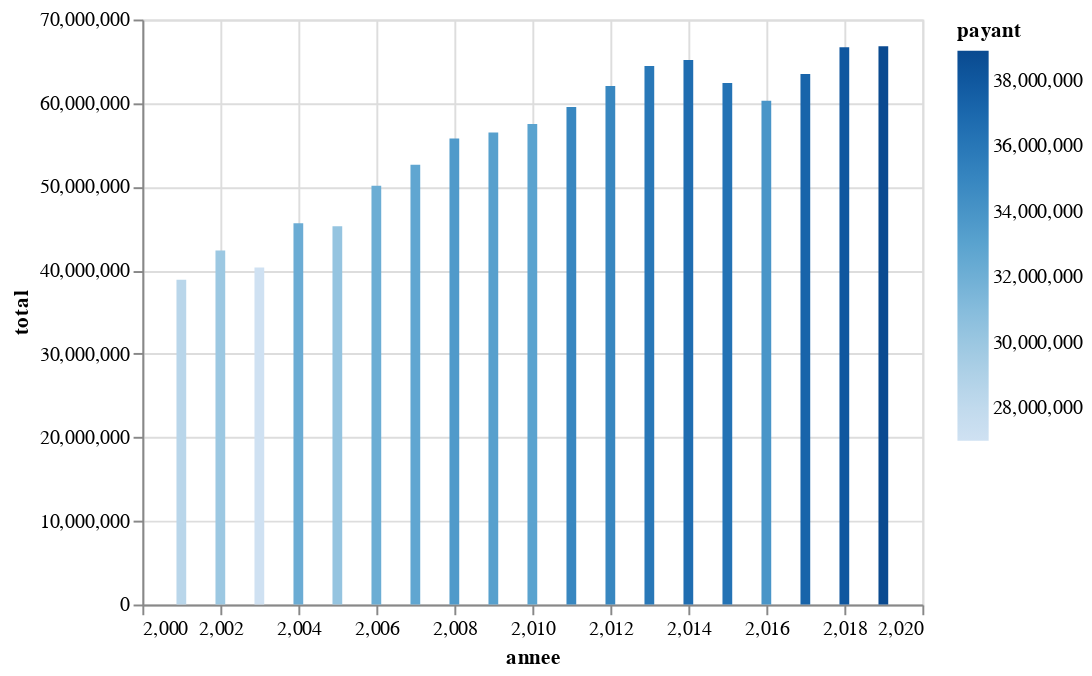

Notebook code cell kept with this figure:
### Markdown cell above
A cela s'ajoute d'autres arguments qui vont jouer, visuellement, sur certains aspects comme le **gradient de couleur**, la **forme des marqueurs de données**, etc.

Dans notre cas, nous allons utiliser un gradient de couleur pour visualiser la part des entrées payantes dans le total des entrées : pour cela, on ajoute l'argument `color` à notre méthode `.encode()`, auquel on associe la colonne qui contient les données sur le nombre d'entrées payantes.

### Code cell
alt.Chart(df_freq_annee).mark_bar().encode(
    x="annee",
    y="total",
    color="payant"
)

### Figure 1 — Vega-Lite specification as saved in the notebook (floating-point values rounded to 4 significant figures)
{"config": {"view": {"continuousWidth": 400, "continuousHeight": 300}}, "data": {"name": "data-005d7f9fb72f4a9cf1f2efc79a0a9870"}, "mark": "bar", "encoding": {"color": {"type": "quantitative", "field": "payant"}, "x": {"type": "quantitative", "field": "annee"}, "y": {"type": "quantitative", "field": "total"}}, "$schema": "https://vega.github.io/schema/vega-lite/v4.8.1.json", "datasets": {"data-005d7f9fb72f4a9cf1f2efc79a0a9870": [{"annee": 2001, "payant": 28470000.0, "gratuit": 10380000.0, "total": 38850000.0}, {"annee": 2002, "payant": 29950000.0, "gratuit": 12420000.0, "total": 42370000.0}, {"annee": 2003, "payant": 27010000.0, "gratuit": 13310000.0, "total": 40320000.0}, {"annee": 2004, "payant": 32220000.0, "gratuit": 13410000.0, "total": 45630000.0}, {"annee": 2005, "payant": 30320000.0, "gratuit": 14930000.0, "total": 45250000.0}, {"annee": 2006, "payant": 32200000.0, "gratuit": 17920000.0, "total": 50120000.0}, {"annee": 2007, "payant": 32710000.0, "gratuit": 19910000.0, "total": 52620000.0}, {"annee": 2008, "payant": 33580000.0, "gratuit": 22190000.0, "total": 55770000.0}, {"annee": 2009, "payant": 33190000.0, "gratuit": 23290000.0, "total": 56480000.0}, {"annee": 2010, "payant": 33000000.0, "gratuit": 24500000.0, "total": 57500000.0}, {"annee": 2011, "payant": 34910000.0, "gratuit": 24600000.0, "total": 59520000.0}, {"annee": 2012, "payant": 34910000.0, "gratuit": 27140000.0, "total": 62050000.0}, {"annee": 2013, "payant": 35930000.0, "gratuit": 28500000.0, "total": 64430000.0}, {"annee": 2014, "payant": 36650000.0, "gratuit": 28500000.0, "total": 65150000.0}, {"annee": 2015, "payant": 36240000.0, "gratuit": 26170000.0, "total": 62410000.0}, {"annee": 2016, "payant": 33910000.0, "gratuit": 26360000.0, "total": 60270000.0}, {"annee": 2017, "payant": 37230000.0, "gratuit": 26240000.0, "total": 63470000.0}, {"annee": 2018, "payant": 38050000.0, "gratuit": 28620000.0, "total": 66670000.0}, {"annee": 2019, "payant": 38920000.0, "gratuit": 27870000.0, "total": 66780000.0}]}}
